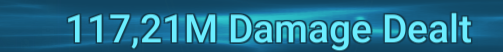
#> input picture ddealt_check_sample.png, 503 x 52 px; its folder holds only this picture in this run
$ python dm_dealt.py
#> lines starting #> are read from the running program, lines starting #| are printed output that depends on the picture; after the words box and inside, x2 and y2 are one past the last pixel; in counts of white or black regions, pixels touching at a corner belong together
#For image sample, please refer to ddealt_check_sample.png
import os
import pytesseract
import cv2

#Image recognition function
def damage_recognition():
    directory = './'
    desired_extension = '.png'
    for filename in os.listdir(directory):
        if os.path.isfile(filename):
            if os.path.splitext(filename)[1] == desired_extension:
                def img_proc():
                    img = cv2.imread(filename)
#> img is the input picture: shape (52, 503, 3); mean B, G, R 141.1, 111.9, 34.5
                    gray = cv2.cvtColor(img, cv2.COLOR_BGR2GRAY)
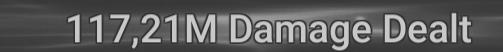
#> gray: shape (52, 503); min 47, max 200, mean 92
                    scaled_image = cv2.resize(gray, None, fx=7.0, fy=7.0)
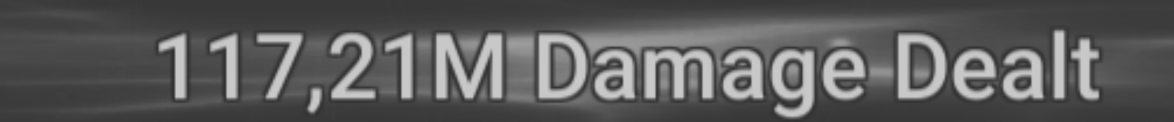
#> scaled_image: shape (364, 3521) (shown at 1/3 size); min 47, max 200, mean 91.9
                    thresh = cv2.threshold(scaled_image, 175, 255, cv2.THRESH_BINARY_INV)[1]
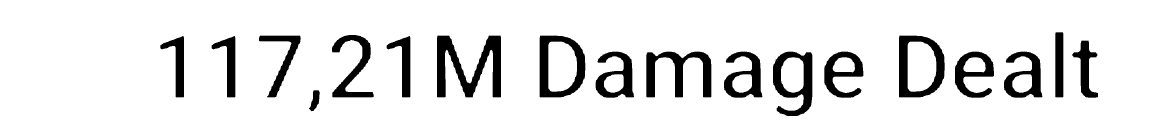
#> thresh: shape (364, 3521) (shown at 1/3 size); 89% white; 18 black regions, largest, box (x1, y1, x2, y2) and area: (1311, 107, 1503, 292) 16850, (1939, 155, 2134, 292) 11782, (1619, 107, 1756, 292) 11262
                    kernel = cv2.getStructuringElement(cv2.MORPH_RECT, (3,3))
                    opening = cv2.morphologyEx(thresh, cv2.MORPH_CLOSE, kernel)
                    text = pytesseract.image_to_string(opening, lang='eng')
                    m_find = text.find("M")
                    damage_dealt = text[:m_find]
                    damage_dealt = damage_dealt.replace(",", ".")
                    def dm_dealt():
                        print(float(damage_dealt))
                    dm_dealt()
                img_proc()
#> (the call stopped at in img_proc, `text = pytesseract.image_to_string(opening, lang='eng')`: pytesseract is not available in this run)
damage_recognition()
